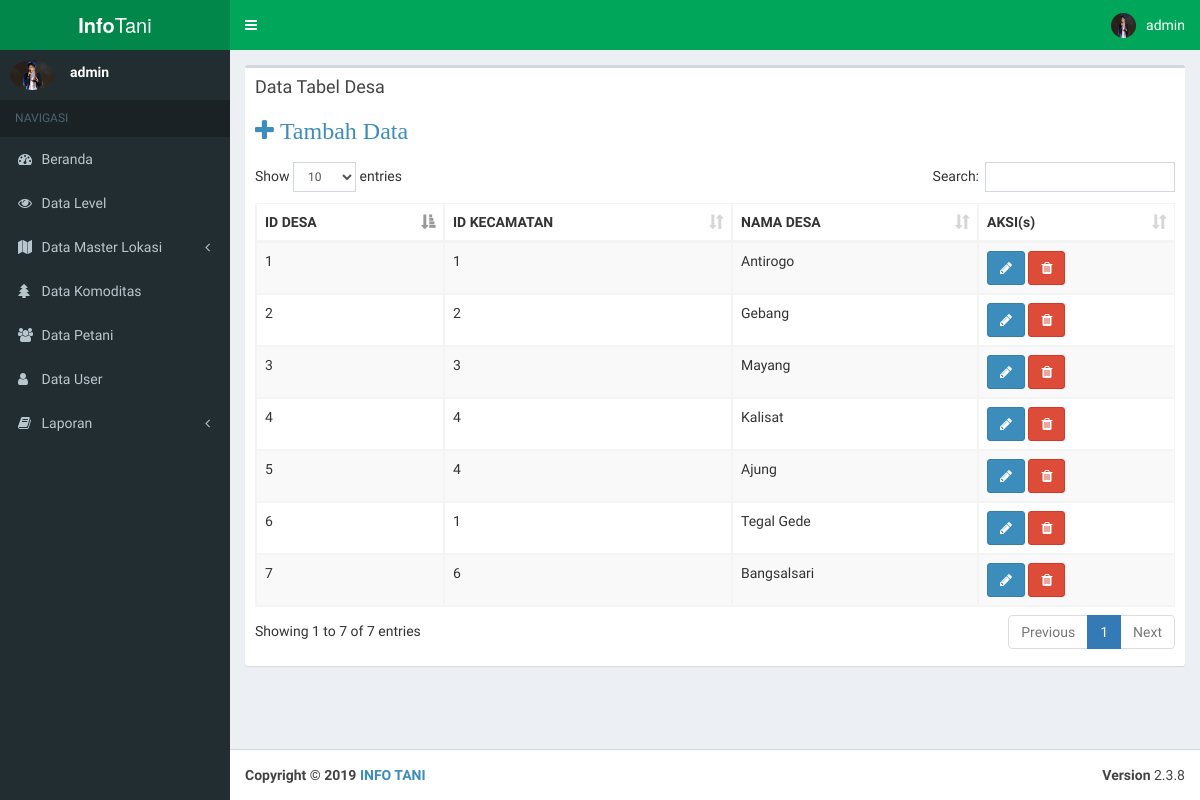
Page /Pages/Admin/viewdesa.php (signed in) on the committed database.
### tables this page shows
CREATE TABLE `user` (
  `ID_USER` int(11) NOT NULL,
  `ID_LEVEL` int(11) DEFAULT NULL,
  `USERNAME` varchar(20) DEFAULT NULL,
  `PASSWORD` varchar(255) DEFAULT NULL,
  `FOTO_USER` varchar(18) DEFAULT NULL
);

CREATE TABLE `desa` (
  `ID_DESA` int(11) NOT NULL,
  `ID_KECAMATAN` int(11) DEFAULT NULL,
  `NAMA_DESA` varchar(20) DEFAULT NULL
);

### controller/session.php (called while the page is built, shortened)
<?php
include "./koneksi.php";
$user_check=$_SESSION['USERNAME'];
$sql = "select * from user where USERNAME='$user_check'" ;
$ses_sql=mysqli_query($koneksi,$sql);
$row = mysqli_fetch_assoc($ses_sql);
$gambar = $row['FOTO_USER'];
?>

### Pages/Admin/viewdesa.php (the view, shortened to what this page needs)
<!DOCTYPE html>
<html>
<?php
        include_once "../_partials/head.php";
?>
<body class="hold-transition skin-green sidebar-mini">
<div class="wrapper">
    <?php
            include_once "../_partials/header.php";
    ?>
  <aside class="main-sidebar">
    <?php
        include_once "../_partials/sidebar.php";
    ?>
  </aside>
  <div class="content-wrapper">
    <section class="content">
      <div class="row">
        <div class="col-xs-12">
          <div class="box">
            <div class="box-header">
              <h3 class="box-title">Data Tabel Desa</h3>
              <h3><a href="tambahdesa.php"><span class="fa fa-plus" style="position:static;float:Left"> Tambah Data</span></a></h3>
            </div>
            <div class="box-body table-responsive">
              <table id="example1" class="table table-bordered table-striped">
                <thead class="thead-dark">
                <tr>
                  <th>ID DESA</th>
                  <th>ID KECAMATAN</th>
                  <th>NAMA DESA</th>
                  <th>AKSI(s)</th>
                </tr>
                </thead>
                <tbody>
                    <?php
                    require_once "../../controller/admin/koneksi.php";
                    $query = mysqli_query($koneksi, "SELECT * FROM desa");
                    while($data = mysqli_fetch_array($query)) {
                    ?>
                    <tr>
                        <td><?php echo $data ['ID_DESA'];?></td>
                        <td><?php echo $data ['ID_KECAMATAN'];?></td>
                        <td><?php echo $data ['NAMA_DESA'];?></td>
                        <td>
                        <a href="ubahdesa.php?id=<?php echo $data['ID_DESA'];?>"><button class="pilih btn btn-primary"><span class="fa fa-pencil">
                        </span></button></a>
                        <a href="#del<?php echo $data['ID_DESA'];?>" data-toggle="modal" class="btn btn-danger"><span class="fa fa-trash"></a>
                        </td>
                        </tr>
                    <?php
                    } ?>
                </tbody>
              </table>
            </div>
          </div>
        </div>
      </div>
    </section>
  </div>
  <?php
        include_once "../_partials/footer.php";
  ?>
</div>
</body>
</html>

### Pages/_partials/header.php (shortened to what this page needs)
<?php
    require_once "../../controller/koneksi.php";
    include "../../controller/session.php";
      ?>
<header class="main-header">
  <a href="../frontend/index.php" class="logo">
    <span class="logo-lg"><b>Info</b>Tani</span>
  </a>
  <nav class="navbar navbar-static-top">
    <a href="#" class="sidebar-toggle" data-toggle="offcanvas" role="button">
    </a>
    <div class="navbar-custom-menu">
      <ul class="nav navbar-nav">
        <li class="dropdown user user-menu">
          <a href="#" class="dropdown-toggle" data-toggle="dropdown">
            <img src="../../img/user/<?php echo $gambar;?>" class="user-image" alt="User Image">
            <span class="hidden-xs"><?php echo $_SESSION['USERNAME'] ?></span>
          </a>
        </li>
      </ul>
    </div>
  </nav>
</header>

### Pages/_partials/sidebar.php (shortened to what this page needs)
<section class="sidebar">
  <div class="user-panel">
    <div class="pull-left image">
      <img src="../../img/user/<?php echo $gambar;?>" class="img-circle" alt="User Image">
    </div>
    <div class="pull-left info">
      <p><?php echo $_SESSION['USERNAME'] ?></p>
    </div>
  </div>
  <ul class="sidebar-menu">
    <li class="header">NAVIGASI</li>
    <li class="treeview">
      <a href="./index.php">
        <i class="fa fa-dashboard"></i> <span>Beranda</span>
      </a>
    </li>
    <li class="treeview">
      <a href="./viewlevel.php">
        <i class="fa fa-eye"></i> <span>Data Level</span>
      </a>
    </li>
    <li class="treeview">
      <a href="#">
        <i class="fa fa-map"></i> <span>Data Master Lokasi</span>
        <span class="pull-right-container">
          <i class="fa fa-angle-left pull-right"></i>
        </span>
      </a>
    </li>
    <li class="treeview">
      <a href="./viewkomoditas.php">
        <i class="fa fa-tree"></i> <span>Data Komoditas</span>
      </a>
    </li>
    <li class="treeview">
      <a href="./viewpetani.php">
        <i class="fa fa-users"></i> <span>Data Petani</span>
      </a>
    </li>
    <li class="treeview">
      <a href="./viewuser.php">
        <i class="fa fa-user"></i> <span>Data User</span>
      </a>
    </li>
    <li class="treeview">
      <a href="#">
        <i class="fa fa-book"></i> <span>Laporan</span>
        <span class="pull-right-container">
          <i class="fa fa-angle-left pull-right"></i>
        </span>
      </a>
    </li>
  </ul>
  </section>

### rows in the picture
user: FOTO_USER (picture)
desa: ID_DESA "1", ID_KECAMATAN "1", NAMA_DESA "Antirogo"
desa: ID_DESA "2", ID_KECAMATAN "2", NAMA_DESA "Gebang"
desa: ID_DESA "3", ID_KECAMATAN "3", NAMA_DESA "Mayang"
desa: ID_DESA "4", ID_KECAMATAN "4", NAMA_DESA "Kalisat"
desa: ID_DESA "5", ID_KECAMATAN "4", NAMA_DESA "Ajung"
desa: ID_DESA "6", ID_KECAMATAN "1", NAMA_DESA "Tegal Gede"
desa: ID_DESA "7", ID_KECAMATAN "6", NAMA_DESA "Bangsalsari"

### other values in the picture
$_SESSION['USERNAME'] "admin"
